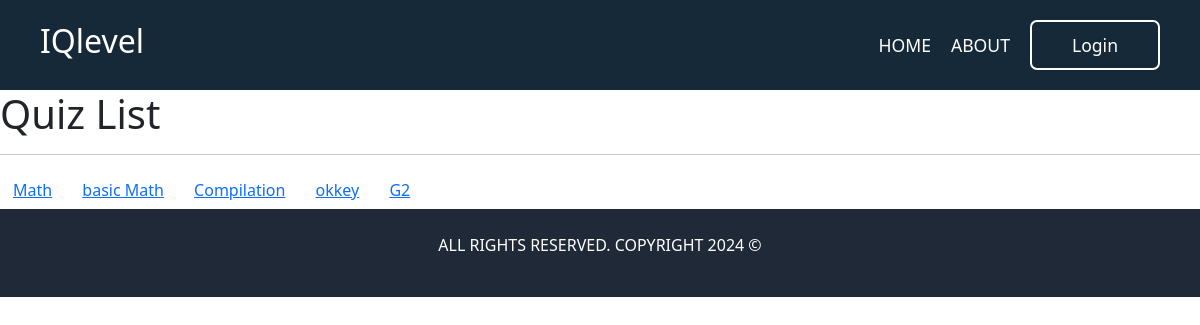
Before: /quizes/ with the older database file.
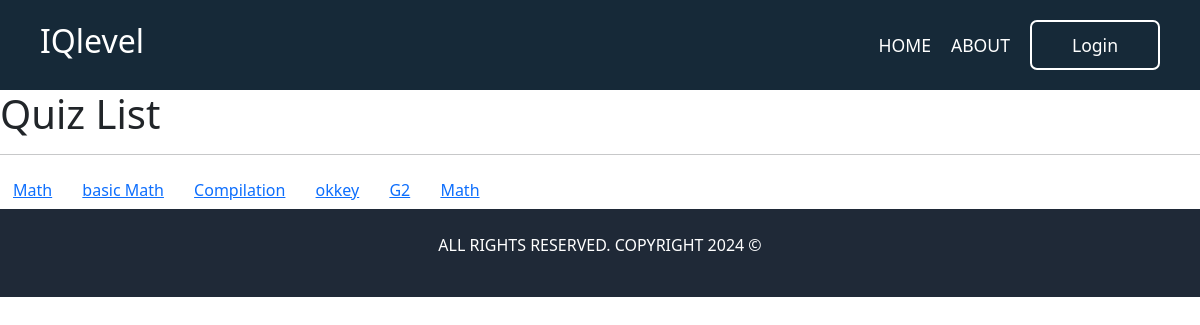
After: the same page with the newer database file.
### quizes/models.py (models this page shows, shortened)
class Quiz(models.Model):
    name = models.CharField(max_length=120)
    topic = models.CharField(max_length=120)
    number_of_questions = models.IntegerField()
    time = models.IntegerField(help_text="duration of quiz in Minutes")
    difficulty = models.CharField(max_length=6, choices=DIFF_CHOICES)
    required_score = models.IntegerField(help_text="required score to pass the quiz")
    created_by = models.ForeignKey(Professor, on_delete=models.CASCADE)
    start_time = models.DateTimeField()  # Students can access from this time
    end_time = models.DateTimeField()  # Access closes after this time
    groups = models.ManyToManyField(Group)  # Assign quiz to multiple groups
    created_at = models.DateTimeField(auto_now_add=True)
    class Meta:
        verbose_name_plural = "Quizes"

### quizes/views.py (the view)
# urls.py: path('', QuizListView.as_view(), name='main-view'),
class QuizListView(ListView):
    model = Quiz
    template_name = 'quizes/main.html'

### theme/templates/quizes/main.html (shortened to what this page needs)
{% extends "base.html" %}
{% load static %}
{% block scripts %}
    <link rel="stylesheet" href="https://cdn.jsdelivr.net/npm/bootstrap@5.2.3/dist/css/bootstrap.min.css">
{% endblock scripts %}
{% block content %}
    <div class="h1">Quiz List</div>
    <hr>
    {% for obj in object_list %}
        <button
            class="btn btn-link modal-button"
            data-pk="{{ obj.pk }}"
            data-quiz="{{ obj.name }}"
            data-questions="{{ obj.number_of_questions }}"
            data-time="{{ obj.time }}"
            data-difficulty="{{ obj.difficulty }}"
            data-pass="{{ obj.required_score }}"
            data-bs-toggle="modal"
            data-bs-target="#quizStartModal">
            {{ obj.name }}
        </button>
    {% endfor %}
{% endblock content %}

Changed rows visible on the page:
added Quiz: name "Math"
